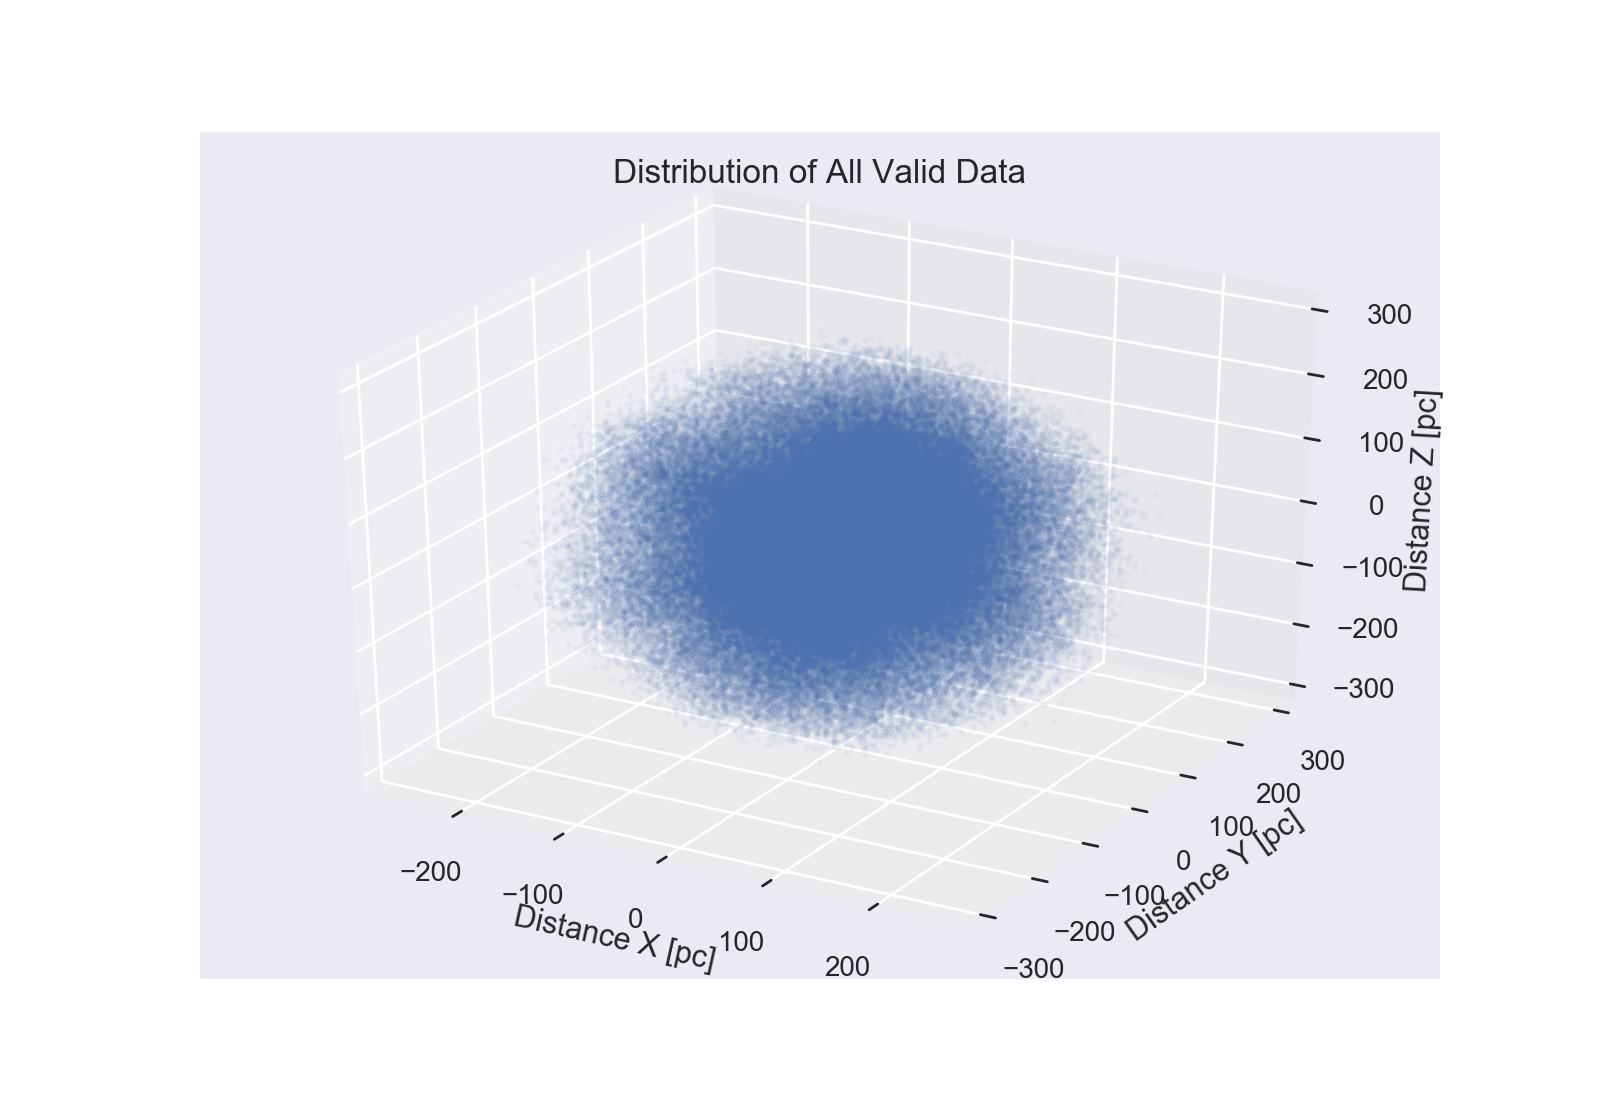

Source code (Python):
import astropy
import numpy as np
import matplotlib.pyplot as plt
import plotly
import plotly.plotly as py
import plotly.figure_factory as ff
import pandas as pd
from mpl_toolkits.mplot3d import Axes3D
import astropy.io.fits as fits
import sys, os, time, string, math, subprocess
from scipy.stats import gaussian_kde, stats
import seaborn as sns
sns.set(color_codes=True)
import numpy.random
import scipy

#================ input data using class ===================

class DATA(object):

    def __init__(self):
        #read in data from Gaia file
        self.file=fits.open('tgas-source.fits')
        self.data_list=self.file[1]

# ================ select data with low noise ===================

data1=DATA()
#chose parallax data
parallax=data1.data_list.data['parallax'] #in mas(milliarcsecond) = 0.001 arcsecond = 1/3600000 degree
parallax_error=data1.data_list.data['parallax_error'] #error

#calculate ratio
ratio=parallax/parallax_error

#select data that we want
highSNindices = ratio > 16. #The ones with high signal to noise

#locations of data we want
#np.where(highSNindices)

#distances we want from valid data
distance=1./parallax[highSNindices] #in Kpc = 1000 parsecs = 3262 light-years

#================ calculate velocity from proper motion ===================

#proper motion right ascension and declination
pmra=data1.data_list.data['pmra'] #in mas/year
pmdec=data1.data_list.data['pmdec'] #in mas/year

#transverse velocity v = 4.74*(proper motion angular velocity[arcsec/year])*distance[parsec]*10**3 #m/s
transv_ra=4.74*pmra[highSNindices]*distance*10**3  #m/s
transv_dec=4.74*pmdec[highSNindices]*distance*10**3  #m/s

transverse_vsqared=transv_ra**2+transv_dec**2
transverse_v=transverse_vsqared**(.5)

# (04/19/2017) pytest
# define the function "transverse_velocity()" for test on Travis
def transverse_velocity(number):
    v=transverse_v[number]

    if v > 0:
        return 'Transverse velocity bigger than 0'
    elif v < 0:
        return 'Transverse velocity less than 0'
    elif v == 0:
        return 'Transverse velocity is 0'

#================ plot velocity ===================
'''
#Plot histogram of transverse velocity distribution
plt.hist(transverse_v,bins=500)

#limit on transverse velocity
plt.xlim([0,150000])

#lables for axis
plt.xlabel('Transverse Velocity [m/s]')
plt.ylabel('Number')
plt.title('Distribution of Transverse Velocity')

plt.show()
'''

#================ Get stars' coordinates in 3D of all valid data ===================

#right ascension and declination
right_ascension=data1.data_list.data['ra'] #in degree
declination=data1.data_list.data['dec'] #in degree
ra=right_ascension[highSNindices]*(3.14/180) #in radian
dec=declination[highSNindices]*(3.14/180) #in radian

# (04/04/2017) Class
# Create a class to access the coordinates later for 3D and 2D
class coordinates():
    def __init__(self):
        # Express the mesh in the cartesian system.
        self.X=distance*1000*np.cos(dec)*np.cos(ra) #in parsec = 3.262 light-years
        self.Y=distance*1000*np.cos(dec)*np.sin(ra) #in parsec = 3.262 light-years
        self.Z=distance*1000*np.sin(dec) #in parsec = 3.262 light-years

#Get the coordinates for 3D plot
coor3D = coordinates();
print (coor3D.X)

print ("Max value on X: ", coor3D.X.max())
print ("Min value on X: ", coor3D.X.min())
print ("Max value on Y: ", coor3D.Y.max())
print ("Min value on Y: ", coor3D.Y.min())
print ("Max value on Z: ", coor3D.Z.max())
print ("Min value on Z: ", coor3D.Z.min())

#================ visualize stars' position in 3D plot of all valid data ===================

#plot with ra, dec, and distance
fig=plt.figure()
ax=fig.add_subplot(111,projection='3d')

#calculate the point density
#XYZ = np.vstack([X,Y,Z])
#C = gaussian_kde(XYZ)(XYZ)(XYZ)

#fig, ax = plt.subplots()
#plt.scatter(X, Y, Z, c=C, s=100, edgecolor='')
#plt.show()

#ax.set_xlim(-10**5,10**5)
#ax.set_ylim(-10**5,10**5)
#ax.set_zlim(-10**5,10**5)


#plt.scatter(X,Y,Z,marker=".")
# The above line Produces a disk instead of sphere. With high signal to noise data, far away stars are not included,
# and the scale is not big enough to show the shape of the Milky Way (diameter 30kpc, thickness 0.3kpc)

ax.scatter(coor3D.X,coor3D.Y,coor3D.Z, 'ob', alpha=0.05, lw=0, marker=".")
# The above line works almost as ax.plot(X,Y,Z, 'ob', alpha=0.05, lw=0) or plt.plot(X,Y,Z, 'ob', alpha=0.05, lw=0)

ax.set_xlabel('Distance X [pc]')
ax.set_ylabel('Distance Y [pc]')
ax.set_zlabel('Distance Z [pc]')
plt.title('Distribution of All Valid Data')

plt.show()
